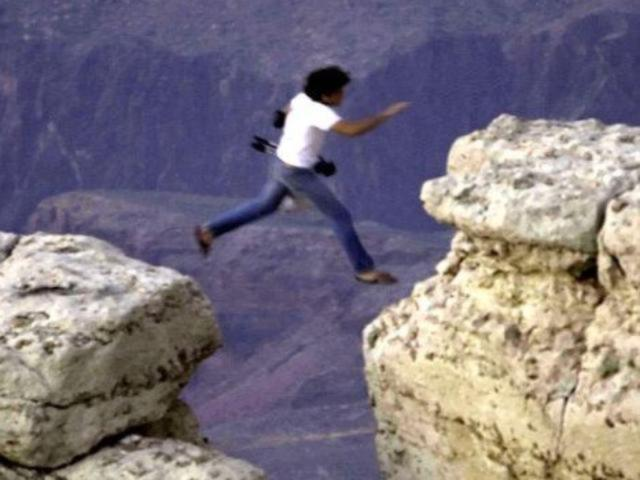
#> input picture detector_project/test set/58.jpg, 640 x 480 px, given in place of 1.jpg, which was not available
$ python ImageClassifier.py
#> lines starting #> are read from the running program, lines starting #| are printed output that depends on the picture; pictures that were not available may be replaced by others from this repository, and a replacement may not be noted
import math
import numpy as np
import operator
from skimage.transform import resize
from skimage.io import imread


# [7 lines left out: function euclidianDistance, not called in this run]


def createDatabase(imageFolder):
#> called with imageFolder = 'train set'
    training = {}
    for index in range(1, 41):
        image = imread(imageFolder + "/" + str(index) + ".jpg", as_gray=True)
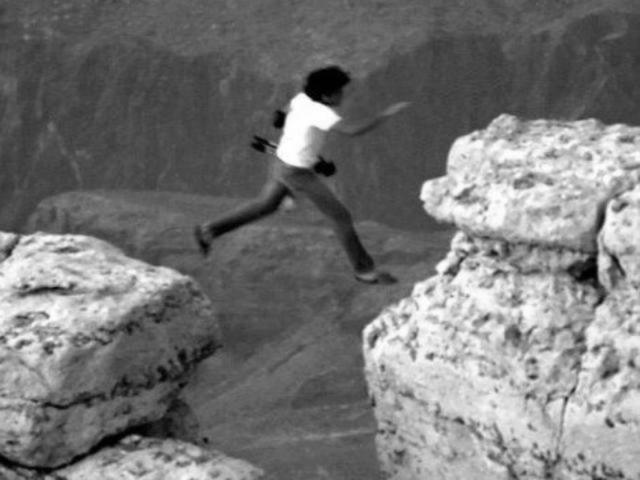
#> image: shape (480, 640) float64; min 0, max 1, mean 0.465
        image = resize(image, (64, 128))
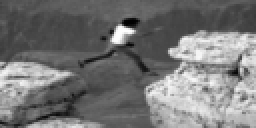
#> image: shape (64, 128) float64 (shown 2 times larger); min 0.00571, max 0.996, mean 0.465
        training[str(index) + ".jpg"] = np.array(image).tolist()
#> pass 2 of the loop in createDatabase, `for index in range(1, 41):`:
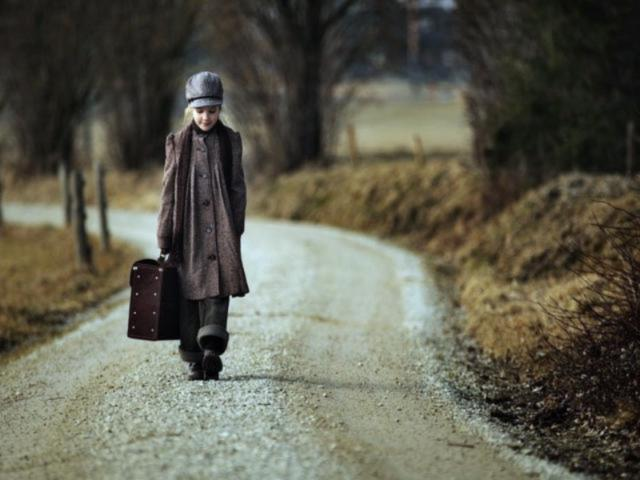
#> input picture detector_project/test set/59.jpg, 640 x 480 px, given in place of 2.jpg, which was not available
#> in createDatabase, `image = imread(imageFolder + "/" + str(index) + ".jpg", as_gray=True)`:
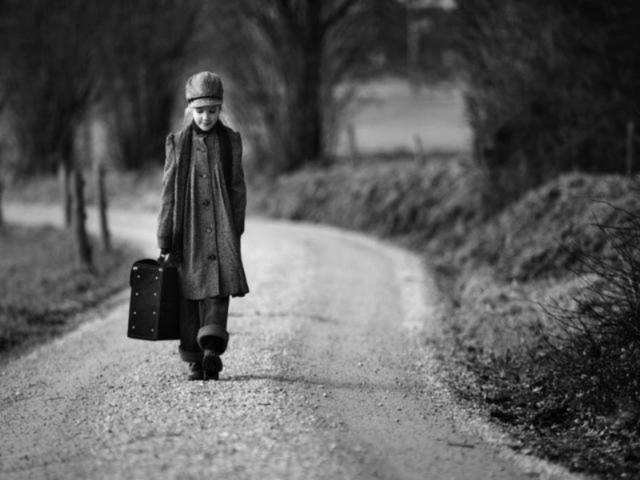
#> image: shape (480, 640) float64; min 0, max 0.997, mean 0.361
#> in createDatabase, `image = resize(image, (64, 128))`:
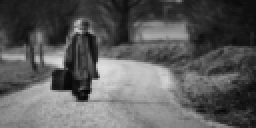
#> image: shape (64, 128) float64 (shown 2 times larger); min 0.0216, max 0.879, mean 0.361

    for index in range(1, 41):
        image = imread(imageFolder + "/" + "horse" + "%.3d" % index + ".jpg", as_gray=True)
        image = resize(image, (64, 128))
        training["horse" + "%.3d" % index + ".jpg"] = np.array(image).tolist()
    return training


# [37 lines left out: functions findNeighbors, classifyImage, not called in this run]


#> (the run stopped early here; a loop or call above may not have finished)
